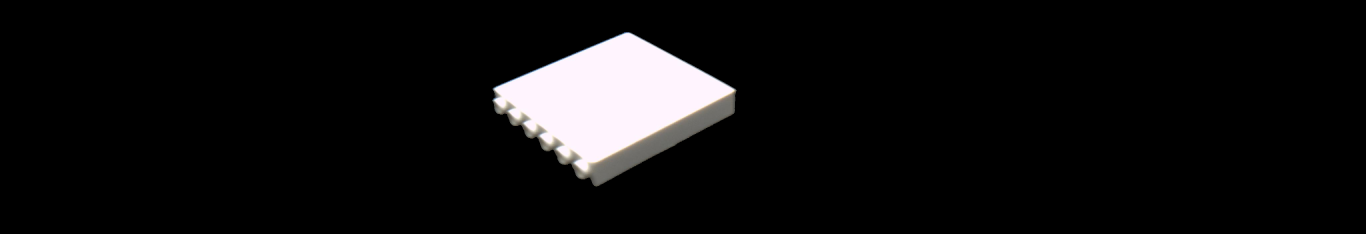
#> input picture images/legao/2.png, 4096 x 700 px, found by its file name (shown at 1/3 size)
$ python remove_backgroudn.py
#> lines starting #> are read from the running program, lines starting #| are printed output that depends on the picture; after the words box and inside, x2 and y2 are one past the last pixel; in counts of white or black regions, pixels touching at a corner belong together
import argparse
import os
from os import path
import cv2
import numpy as np
import random
from multiprocessing import Pool

import tkinter as tk
from PIL import Image, ImageTk

# debug模式
isDebug = 0

# cut图缩放比例
resize = 1024

# 截图的Y坐标
# 左上角坐标(600 到 1800)像素点的高度
topY = 100
bottomY = 1900

# # 需要处理的图片目录
original_dir = os.path.dirname(os.path.realpath(__file__)) + "/original-4"

# # 处理后的目录位置
target_dir = os.path.dirname(os.path.realpath(__file__)) + "/target/2.png"

# 临时目录
temp_dir = os.path.dirname(os.path.realpath(__file__)) + "/temp"

#################
# 工具函数
#################

img = cv2.imread(target_dir)
#> img is the input picture: shape (700, 4096, 3); mean B, G, R 15.1, 14.7, 15.3

rows, cols, channels = img.shape
#> rows = 700; cols = 4096; channels = 3
hsv = cv2.cvtColor(img, cv2.COLOR_BGR2HSV)
#> hsv: shape (700, 4096, 3); mean H, S, V 8.3, 1, 15.4

lower_blue = np.array([100, 20, 30])
upper_blue = np.array([190, 100, 100])

mask = cv2.inRange(hsv, lower_blue, upper_blue)
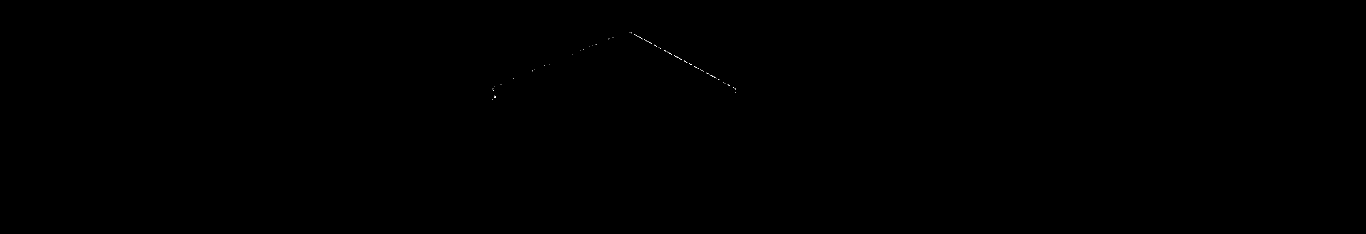
#> mask: shape (700, 4096) (shown at 1/3 size); 0.01% white in thin lines or dots, all inside (x1, y1, x2, y2) = (1478, 97, 2208, 300)

erode = cv2.erode(mask, None, iterations=1)
#> erode: shape (700, 4096); every value is 0
dilate = cv2.dilate(erode, None, iterations=1)

#遍历替换
for i in range(rows):
    for j in range(cols):
        if dilate[i, j] == 255:
            # img[i, j] = (102, 127, 139)
            img[i, j] = (0, 255, 255)

green = np.uint8([[[36, 34, 39]]])
hsv_green = cv2.cvtColor(green, cv2.COLOR_BGR2HSV)

# print(hsv_green)

cv2.imshow('res', img)

cv2.waitKey(0)
cv2.destroyAllWindows()
